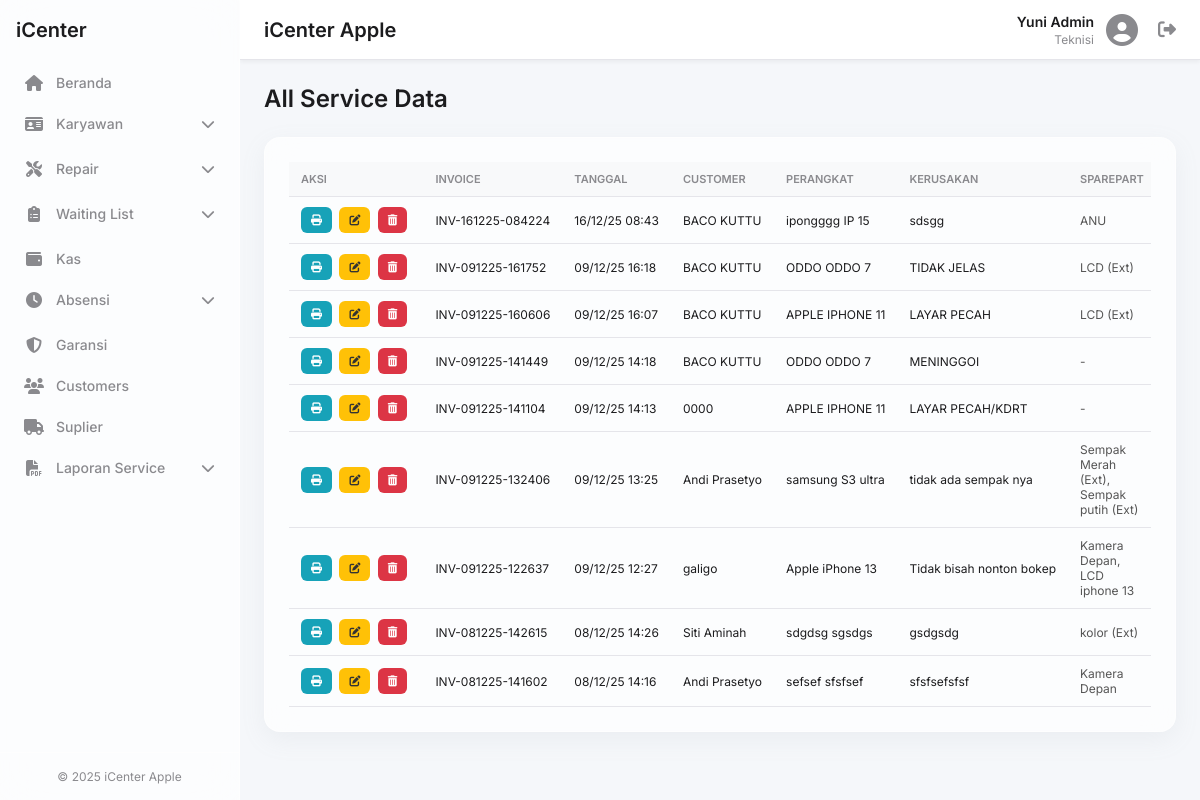
The app's page /all_data_service.php (signed in) with its own data.
### tables this page shows
CREATE TABLE `service` (
  `invoice` varchar(50) NOT NULL,
  `tanggal` datetime DEFAULT current_timestamp(),
  `kasir_id` int(11) DEFAULT NULL,
  `merek_hp` varchar(100) DEFAULT NULL,
  `tipe_hp` varchar(100) DEFAULT NULL,
  `imei_sn` varchar(100) DEFAULT NULL,
  `kerusakan` text DEFAULT NULL,
  `kelengkapan` text DEFAULT NULL,
  `teknisi_id` int(11) DEFAULT NULL,
  `customer_id` int(11) DEFAULT NULL,
  `garansi` enum('ya','tidak') DEFAULT 'tidak',
  `keterangan` text DEFAULT NULL,
  `durasi_garansi` varchar(50) DEFAULT NULL,
  `sub_total` decimal(12,2) DEFAULT 0.00,
  `voucher_id` int(11) DEFAULT NULL,
  `uang_muka` decimal(12,2) DEFAULT 0.00,
  `metode_pembayaran` enum('cash','credit') DEFAULT 'cash',
  `status_pembayaran` varchar(20) DEFAULT 'Belum Lunas',
  `status_service` varchar(50) DEFAULT 'Antrian',
  `total_bayar` decimal(12,2) DEFAULT 0.00
);

CREATE TABLE `customers` (
  `id` int(11) NOT NULL,
  `nama` varchar(100) NOT NULL,
  `alamat` text DEFAULT NULL,
  `kontak` varchar(20) NOT NULL,
  `created_at` timestamp NULL DEFAULT current_timestamp()
);

### all_data_service.php (the view, shortened to what this page needs)
<?php
require_once 'includes/header.php';
$service_data = [];
$sql = "SELECT
            s.*,
            c.nama as nama_customer,
            k.nama as nama_teknisi,
            u.nama as nama_kasir
        FROM service s
        LEFT JOIN customers c ON s.customer_id = c.id
        LEFT JOIN karyawan k ON s.teknisi_id = k.id
        LEFT JOIN users u ON s.kasir_id = u.id
        ORDER BY s.tanggal DESC";
$result = $conn->query($sql);
if ($result) {
    while ($row = $result->fetch_assoc()) {
        $invoice = $row['invoice'];
        $parts_summary = [];
        $sql_int = "SELECT ms.nama FROM sparepart_keluar sk JOIN master_sparepart ms ON sk.code_sparepart = ms.code_sparepart WHERE sk.invoice_service = '$invoice'";
        $res_int = $conn->query($sql_int);
        while($p = $res_int->fetch_assoc()) $parts_summary[] = $p['nama'];
        $sql_ext = "SELECT nama_sparepart FROM pembelian_sparepart_luar WHERE invoice_service = '$invoice'";
        $res_ext = $conn->query($sql_ext);
        while($p = $res_ext->fetch_assoc()) $parts_summary[] = $p['nama_sparepart'] . " (Ext)";
        $row['parts_desc'] = !empty($parts_summary) ? implode(", ", $parts_summary) : "-";
        $service_data[] = $row;
    }
}
?>
<h1 class="page-title">All Service Data</h1>
<div class="glass-effect data-table-container">
    <div class="table-wrapper">
        <table class="data-table">
            <thead>
                <tr>
                    <th style="width: 120px;">Aksi</th>
                    <th>Invoice</th>
                    <th>Tanggal</th>
                    <th>Customer</th>
                    <th>Perangkat</th>
                    <th>Kerusakan</th>
                    <th>Sparepart</th>
                </tr>
            </thead>
            <tbody>
                <?php if (empty($service_data)): ?>
                    <tr><td colspan="10" align="center">Belum ada data.</td></tr>
                <?php else: ?>
                    <?php foreach ($service_data as $data): ?>
                    <tr>
                        <td>
                            <button class="btn-action btn-view" onclick="showNota('<?php echo $data['invoice']; ?>')" title="Lihat Nota"><i class="fas fa-print"></i></button>
                            <button class="btn-action btn-edit" onclick="editService('<?php echo $data['invoice']; ?>')" title="Edit Data"><i class="fas fa-edit"></i></button>
                            <button class="btn-action btn-delete" onclick="deleteService('<?php echo $data['invoice']; ?>')" title="Hapus"><i class="fas fa-trash-alt"></i></button>
                        </td>
                        <td><?php echo $data['invoice']; ?></td>
                        <td><?php echo date('d/m/y H:i', strtotime($data['tanggal'])); ?></td>
                        <td><?php echo htmlspecialchars($data['nama_customer'] ?? '-'); ?></td>
                        <td><?php echo htmlspecialchars($data['merek_hp'] . ' ' . $data['tipe_hp']); ?></td>
                        <td><?php echo htmlspecialchars($data['kerusakan']); ?></td>
                        <td class="col-sparepart"><?php echo htmlspecialchars($data['parts_desc']); ?></td>
                    </tr>
                    <?php endforeach; ?>
                <?php endif; ?>
            </tbody>
        </table>
    </div>
</div>
<?php require_once 'includes/footer.php'; ?>

### assets/css/style.css (style rules this page uses)
:root { --bg-primary: #f5f7fa; --glass-bg: rgba(255, 255, 255, 0.7); --glass-border: rgba(255, 255, 255, 0.4); --shadow-color: rgba(149, 157, 165, 0.1); --text-primary: #1c1c1e; --text-secondary: #8a8a8e; --accent-primary: #007aff; --accent-success: #34c759; --accent-danger: #ff3b30; --accent-warning: #ff9500; --font-family: 'Inter', -apple-system, BlinkMacSystemFont, "Segoe UI", Roboto, Helvetica, Arial, sans-serif; --border-color: #e5e5ea; }
* { margin: 0; padding: 0; box-sizing: border-box; }
body { font-family: var(--font-family); background-color: var(--bg-primary); color: var(--text-primary); font-size: 14px; overflow-x: hidden; }
button { font-family: inherit; background: none; border: none; cursor: pointer; }
.glass-effect { background: var(--glass-bg); backdrop-filter: blur(15px); -webkit-backdrop-filter: blur(15px); border-radius: 16px; border: 1px solid var(--glass-border); box-shadow: 0 8px 24px 0 var(--shadow-color); }
.page-title { font-size: 24px; font-weight: 600; margin-bottom: 24px; color: var(--text-primary); }
.table-wrapper { overflow-x: auto; }

### all_data_service.php (style rules this page uses)
.data-table-container { padding: 24px; }
.data-table { width: 100%; border-collapse: collapse; font-size: 12px; }
.data-table th, .data-table td { padding: 10px 12px; text-align: left; border-bottom: 1px solid var(--border-color); white-space: nowrap; vertical-align: middle; }
.data-table thead th { background-color: #f8f9fa; color: var(--text-secondary); font-weight: 600; text-transform: uppercase; font-size: 11px; }
.col-sparepart { white-space: normal !important; max-width: 200px; color: #555; }
.btn-action { padding: 6px 10px; border-radius: 6px; font-size: 11px; margin-right: 4px; border: none; cursor: pointer; color: white; transition: transform 0.1s; }
.btn-view { background-color: #17a2b8; }
.btn-edit { background-color: #ffc107; color: #333; }
.btn-delete { background-color: #dc3545; }

### records on screen
service: invoice "INV-161225-084224", tanggal "16/12/25 08:43", customer.nama "BACO KUTTU", merek_hp+tipe_hp "ipongggg IP 15", kerusakan "sdsgg", parts_desc "ANU"
service: invoice "INV-091225-161752", tanggal "09/12/25 16:18", customer.nama "BACO KUTTU", merek_hp+tipe_hp "ODDO ODDO 7", kerusakan "TIDAK JELAS", parts_desc "LCD (Ext)"
service: invoice "INV-091225-160606", tanggal "09/12/25 16:07", customer.nama "BACO KUTTU", merek_hp+tipe_hp "APPLE IPHONE 11", kerusakan "LAYAR PECAH", parts_desc "LCD (Ext)"
service: invoice "INV-091225-141449", tanggal "09/12/25 14:18", customer.nama "BACO KUTTU", merek_hp+tipe_hp "ODDO ODDO 7", kerusakan "MENINGGOI", parts_desc "-"
service: invoice "INV-091225-141104", tanggal "09/12/25 14:13", customer.nama "0000", merek_hp+tipe_hp "APPLE IPHONE 11", kerusakan "LAYAR PECAH/KDRT", parts_desc "-"
service: invoice "INV-091225-132406", tanggal "09/12/25 13:25", customer.nama "Andi Prasetyo", merek_hp+tipe_hp "samsung S3 ultra", kerusakan "tidak ada sempak nya", parts_desc "Sempak Merah (Ext), Sempak putih (Ext)"
service: invoice "INV-091225-122637", tanggal "09/12/25 12:27", customer.nama "galigo", merek_hp+tipe_hp "Apple iPhone 13", kerusakan "Tidak bisah nonton bokep", parts_desc "Kamera Depan, LCD iphone 13"
service: invoice "INV-081225-142615", tanggal "08/12/25 14:26", customer.nama "Siti Aminah", merek_hp+tipe_hp "sdgdsg sgsdgs", kerusakan "gsdgsdg", parts_desc "kolor (Ext)"
service: invoice "INV-081225-141602", tanggal "08/12/25 14:16", customer.nama "Andi Prasetyo", merek_hp+tipe_hp "sefsef sfsfsef", kerusakan "sfsfsefsfsf", parts_desc "Kamera Depan"

### other values on screen
$_SESSION['nama'] "Yuni Admin"
$_SESSION['role'] "Teknisi"
